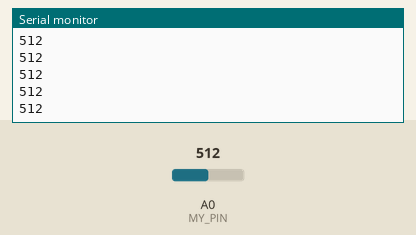
Simulated run of this sketch. Board: Arduino Uno, built with avr-gcc and run on an emulated ATmega328P. Parts: the last lines printed to the serial monitor. The inputs (shaded band) are chosen by the test bench; at power-on: A0 (MY_PIN) = 512.

Above: at 1.2 s.
1.3 s: A0 (MY_PIN) set to 716
At 1.31 s:
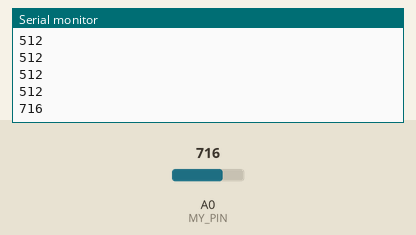
2.8 s: A0 (MY_PIN) set to 900
At 2.81 s:
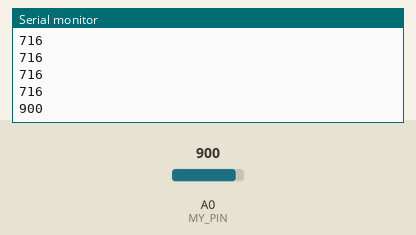
Timing chart, 0 to 5.8 s (numbered marks = the images above; inputs shaded):
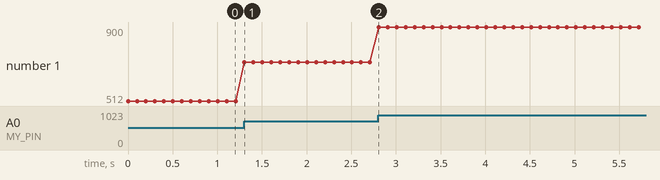

Measured:
- after the input at 1.3 s, the serial monitor: prints a new line at once (image 1)
- after the input at 2.8 s, the serial monitor: prints a new line at once (image 2)
- plotted number 1: 512 → 716 after the input at 1.3 s, 716 → 900 after the input at 2.8 s

The sketch:

anolog-pins-as-input-potentiometer.ino
```cpp
/*
  read value (analog) on pin no 14 or A0
*/

int MY_PIN = 14;
int value = 0;

void setup() {
  Serial.begin(9600);
  pinMode(MY_PIN, INPUT);
}

// the loop function runs over and over again forever
void loop() {
  value = analogRead(MY_PIN);
  Serial.println(value);
  delay(100);
}
```
